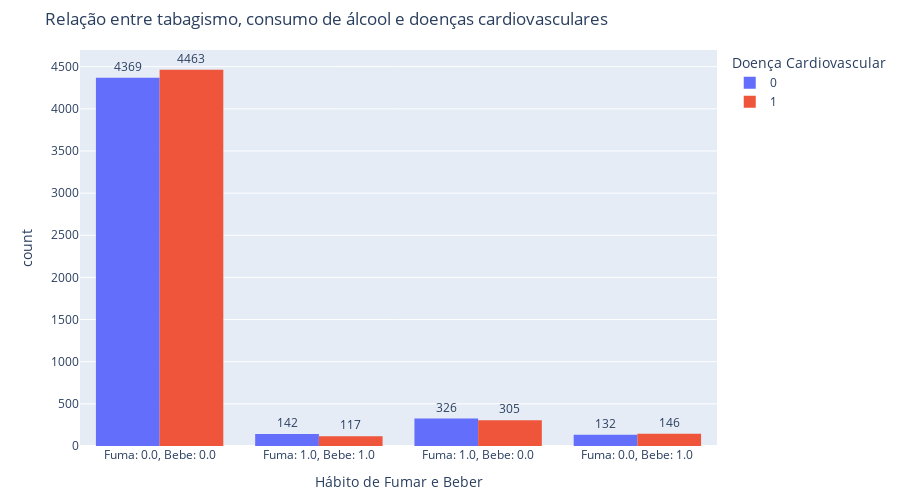

The code cell stored with this chart in its notebook:
### Markdown cell above
O gráfico sugere que a atividade física pode influenciar a ocorrência de doenças cardiovasculares, mas a diferença entre os grupos ativos e inativos não é tão expressiva a ponto de afirmarmos que o sedentarismo é um fator determinante. Embora pessoas inativas apresentem uma maior incidência da doença, entre aqueles que praticam atividades físicas a quantidade de indivíduos doentes e saudáveis está relativamente equilibrada. Isso indica que outros fatores, como idade, colesterol e hábitos de vida, podem estar desempenhando um papel importante nessa relação.

### Code cell
# Criando uma coluna combinada para "Fuma e Bebe"
cardio['smoke_alco'] = cardio.apply(lambda x: f"Fuma: {x['smoke']}, Bebe: {x['alco']}", axis=1)

fig = px.histogram(cardio, x='smoke_alco', color='cardio_disease', barmode='group',
                   labels={'smoke_alco': 'Hábito de Fumar e Beber', 'cardio_disease': 'Doença Cardiovascular'},
                   title='Relação entre tabagismo, consumo de álcool e doenças cardiovasculares')

fig.update_traces(texttemplate='%{y}', textposition='outside')
fig.update_layout(height=500, margin=dict(t=50, b=50))
fig.show()

### Figure 1 — Plotly figure (JSON) as saved in the notebook; plotly's stock layout.template omitted (floating-point values rounded to 4 significant figures; data arrays with more than 128 entries replaced by an {"elided": "..."} marker saying what was removed)
{"data": [{"alignmentgroup": "True", "bingroup": "x", "hovertemplate": "Doença Cardiovascular=0<br>Hábito de Fumar e Beber=%{x}<br>count=%{y}<extra></extra>", "legendgroup": "0", "marker": {"color": "#636efa", "pattern": {"shape": ""}}, "name": "0", "offsetgroup": "0", "orientation": "v", "showlegend": true, "textposition": "outside", "texttemplate": "%{y}", "type": "histogram", "x": {"elided": "4969 str values"}, "xaxis": "x", "yaxis": "y"}, {"alignmentgroup": "True", "bingroup": "x", "hovertemplate": "Doença Cardiovascular=1<br>Hábito de Fumar e Beber=%{x}<br>count=%{y}<extra></extra>", "legendgroup": "1", "marker": {"color": "#EF553B", "pattern": {"shape": ""}}, "name": "1", "offsetgroup": "1", "orientation": "v", "showlegend": true, "textposition": "outside", "texttemplate": "%{y}", "type": "histogram", "x": {"elided": "5031 str values"}, "xaxis": "x", "yaxis": "y"}], "layout": {"barmode": "group", "height": 500, "legend": {"title": {"text": "Doença Cardiovascular"}, "tracegroupgap": 0}, "margin": {"b": 50, "t": 50}, "title": {"text": "Relação entre tabagismo, consumo de álcool e doenças cardiovasculares"}, "xaxis": {"anchor": "y", "domain": [0, 1], "title": {"text": "Hábito de Fumar e Beber"}}, "yaxis": {"anchor": "x", "domain": [0, 1], "title": {"text": "count"}}}}
